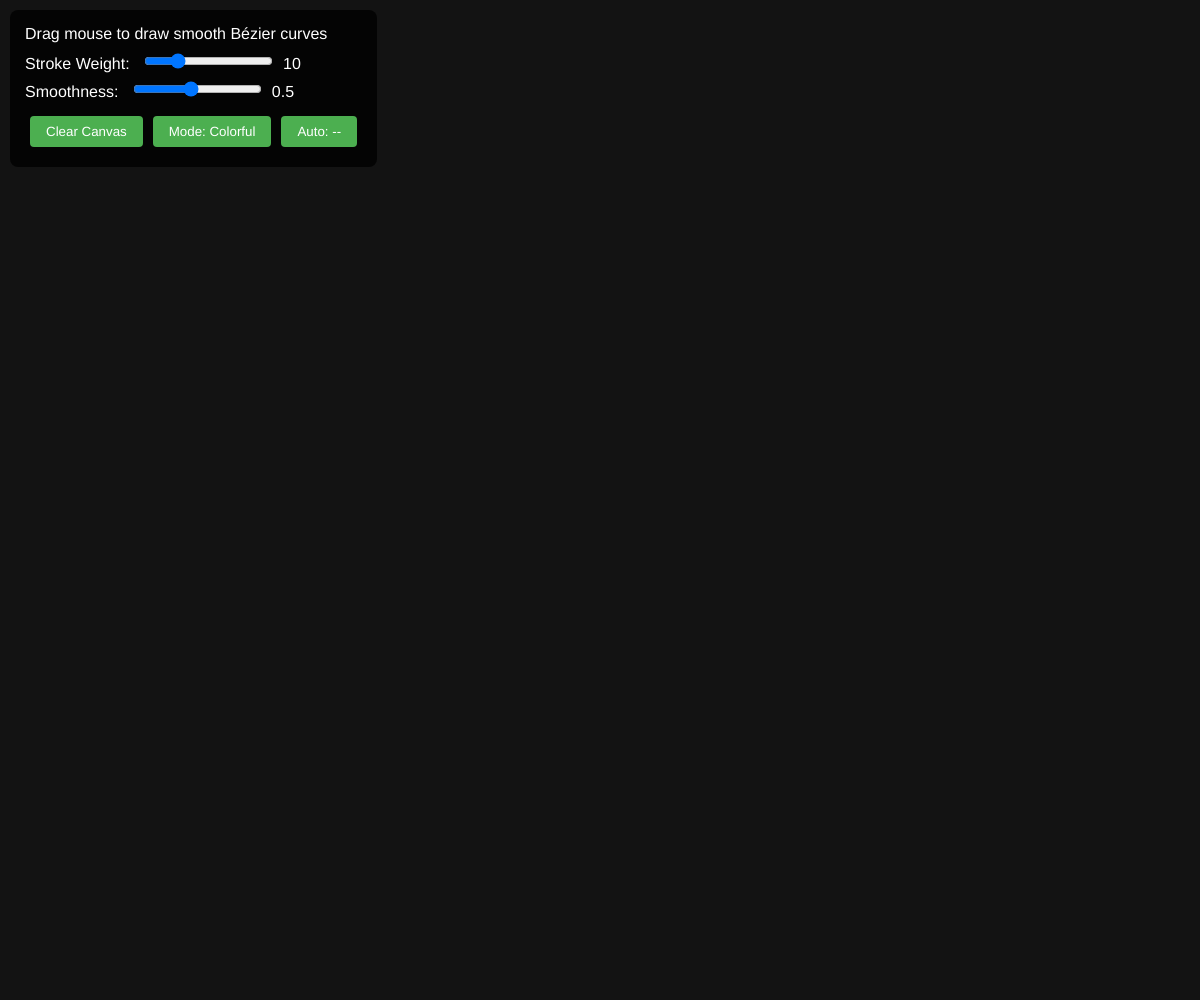
Frame 1 (no input)
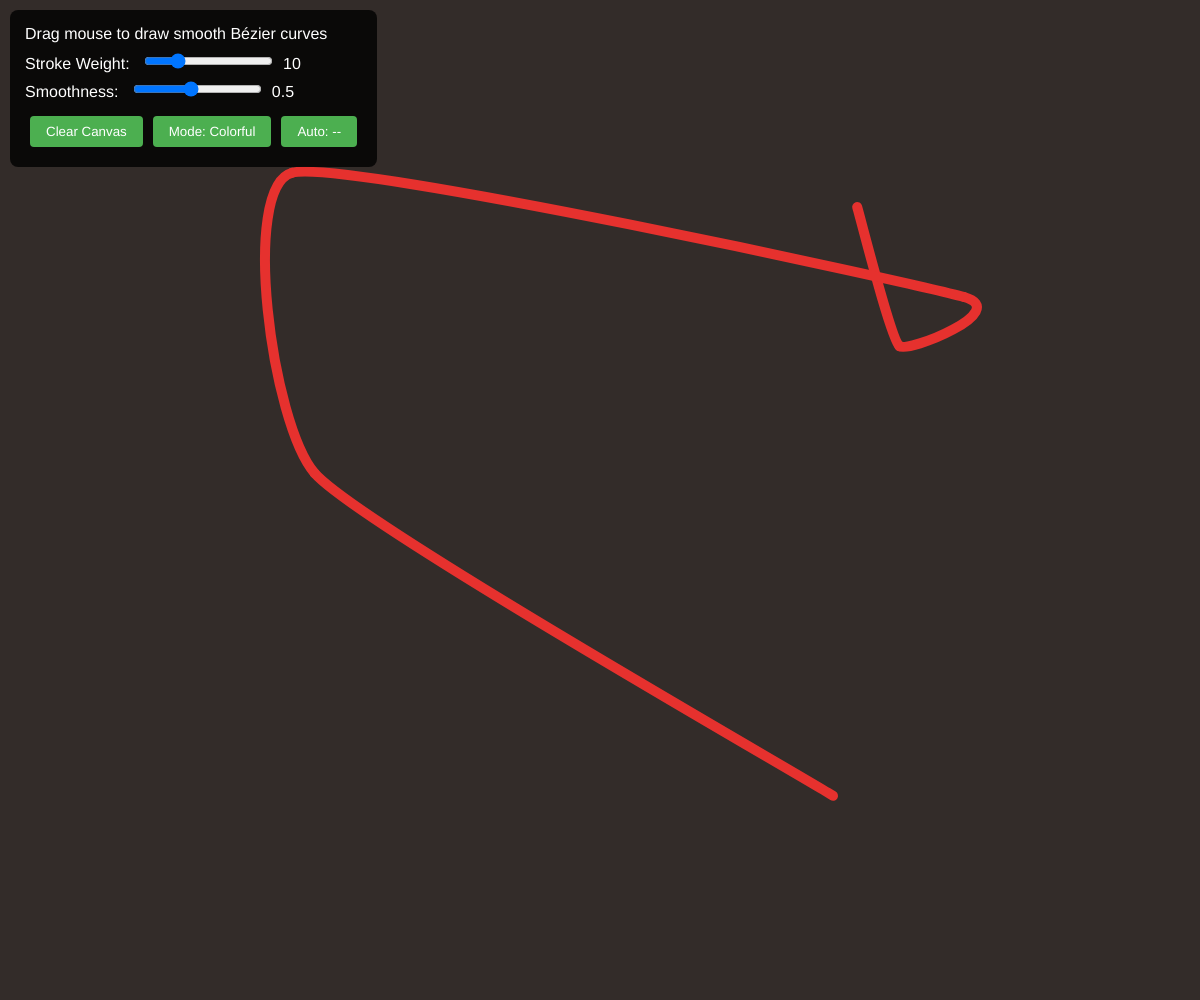
Frame 60 (no input)
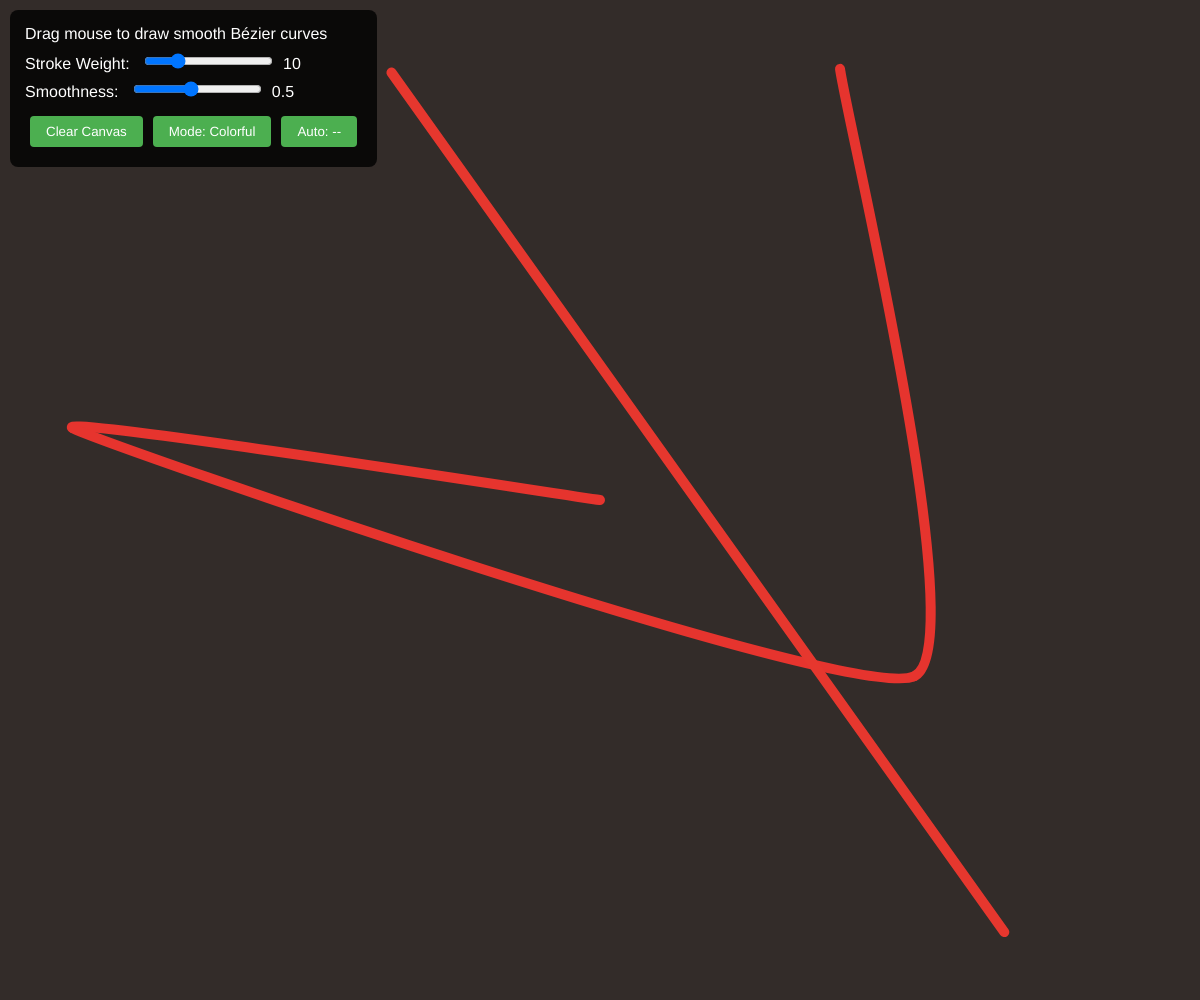
Frame 120 (the mouse pressed at the canvas centre since frame 60)

The p5.js sketch that drew these frames (run headless with seeded random() and noise() and a simulated clock; from frame 60 on, the mouse is pressed at the canvas centre):

// p5.js sketch
// ── sketch.js
// https://editor.p5js.org/jht9629-nyu/sketches/HLRNocFdW
// claude bezier draw dom v3
/*
p5js sketch using bezier curves to draw lines with mouse
no change in color when in colorful mode
Uncaught Error: Uncaught TypeError: colorMode is not a function
convert code to use p5 bezier function
convert to use p5 dom functions
*/

let paths = [];
let currentPath = [];
let isDrawing = false;
let strokeWeightSlider, smoothnessSlider;
let strokeWeightSpan, smoothnessSpan;
let clearButton, toggleButton;
let controlsDiv;
let isColorful = true;
let hueOffset = 0;
let isAutoMode = true;
let currentColor;

function setup() {
  createCanvas(windowWidth, windowHeight);
  colorMode(RGB, 255);
  background(20);

  // Create all UI elements using p5.js DOM functions
  setupUI();
}

function draw() {
  // Slight fade effect for trails
  background(20, 20, 20, 10);
  // rect(0, 0, width, height);

  if (isAutoMode && frameCount % 10 == 0) {
    if (!isDrawing) {
      start_draw(random(width), random(height));
    } else {
      if (frameCount % 100 == 0) {
        stop_draw();
      } else {
        draw_to(random(width), random(height));
      }
    }
  }

  // Draw all completed paths
  for (let path of paths) {
    drawBezierPath(path.points, path.color, path.weight);
  }

  // Draw current path being drawn
  if (currentPath.length > 1) {
    if (isColorful) {
      colorMode(HSB, 360, 100, 100);
      currentColor = color(hueOffset % 360, 80, 90);
      // currentColor = color((frameCount * 2 + hueOffset) % 360, 80, 90);
    } else {
      colorMode(RGB, 255);
      currentColor = color(255);
    }
    drawBezierPath(currentPath, currentColor, strokeWeightSlider.value());
  }
}

function drawBezierPath(points, strokeColor, weight) {
  if (points.length < 2) return;

  stroke(strokeColor);
  strokeWeight(weight);
  noFill();

  let smoothness = smoothnessSlider.value() / 10; // Convert to 0.1-1.0 range

  // For paths with only 2 points, draw a simple line
  if (points.length == 2) {
    line(points[0].x, points[0].y, points[1].x, points[1].y);
    return;
  }

  // Draw bezier curves between consecutive points
  for (let i = 0; i < points.length - 1; i++) {
    let p0, p1, p2, p3;

    // Get the four points needed for cubic bezier
    if (i == 0) {
      p0 = points[0];
      p1 = points[0];
      p2 = points[1];
      p3 = points.length > 2 ? points[2] : points[1];
    } else if (i == points.length - 2) {
      p0 = points[i - 1];
      p1 = points[i];
      p2 = points[i + 1];
      p3 = points[i + 1];
    } else {
      p0 = points[i - 1];
      p1 = points[i];
      p2 = points[i + 1];
      p3 = points[i + 2];
    }

    // Calculate control points for smooth cubic bezier
    let cp1x = p1.x + (p2.x - p0.x) * smoothness * 0.16;
    let cp1y = p1.y + (p2.y - p0.y) * smoothness * 0.16;
    let cp2x = p2.x - (p3.x - p1.x) * smoothness * 0.16;
    let cp2y = p2.y - (p3.y - p1.y) * smoothness * 0.16;

    // Draw the cubic bezier curve using p5.js bezier function
    bezier(p1.x, p1.y, cp1x, cp1y, cp2x, cp2y, p2.x, p2.y);
  }
}

function mousePressed() {
  // Only start drawing if not clicking on controls (rough area check)
  if (mouseX > 280 || mouseY > 160) {
    start_draw(mouseX, mouseY);
  }
}

function start_draw(x, y) {
  isDrawing = true;
  currentPath = [];
  currentPath.push({ x: x, y: y });
  // hueOffset = random(0, 360);
  hueOffset += 1;
}

function mouseDragged() {
  if (isDrawing && (mouseX > 280 || mouseY > 160)) {
    draw_to(mouseX, mouseY);
  }
}

function draw_to(x, y) {
  if (currentPath.length < 1) {
    currentPath.push({ x: x, y: y });
    return;
  }
  let lastPoint = currentPath[currentPath.length - 1];
  let distance = dist(x, y, lastPoint.x, lastPoint.y);
  if (distance > 5) {
    currentPath.push({ x: x, y: y });
  }
}

function mouseReleased() {
  stop_draw();
}

function stop_draw() {
  if (isDrawing && currentPath.length > 1) {
    paths.push({
      points: [...currentPath],
      color: currentColor,
      weight: strokeWeightSlider.value(),
    });
  }
  isDrawing = false;
  currentPath = [];
}

function windowResized() {
  resizeCanvas(windowWidth, windowHeight);
  background(20);
}

function clearCanvas() {
  paths = [];
  currentPath = [];
  background(20);
}

function toggleAutoMode() {
  isAutoMode = !isAutoMode;
  autoButton.html("Auto: " + (isAutoMode ? "On" : "Off"));
}

function toggleColorMode() {
  isColorful = !isColorful;
  toggleButton.html("Mode: " + (isColorful ? "Colorful" : "White"));
}

function setupUI() {
  // Main controls container
  controlsDiv = createDiv("");
  controlsDiv.position(10, 10);
  controlsDiv.style("background", "rgba(0,0,0,0.8)");
  controlsDiv.style("color", "white");
  controlsDiv.style("padding", "15px");
  controlsDiv.style("border-radius", "8px");
  controlsDiv.style("font-family", "Arial, sans-serif");

  // Title
  let title = createDiv("Drag mouse to draw smooth Bézier curves");
  title.parent(controlsDiv);
  title.style("margin-bottom", "10px");

  // Stroke weight controls
  let strokeDiv = createDiv("");
  strokeDiv.parent(controlsDiv);
  strokeDiv.style("margin", "8px 0");

  let strokeLabel = createSpan("Stroke Weight: ");
  strokeLabel.parent(strokeDiv);

  strokeWeightSlider = createSlider(1, 40, 10);
  strokeWeightSlider.parent(strokeDiv);
  strokeWeightSlider.style("margin", "0 10px");

  strokeWeightSpan = createSpan("10");
  strokeWeightSpan.parent(strokeDiv);

  // Update stroke weight display when slider changes
  strokeWeightSlider.input(() => {
    strokeWeightSpan.html(strokeWeightSlider.value());
  });

  // Smoothness controls
  let smoothDiv = createDiv("");
  smoothDiv.parent(controlsDiv);
  smoothDiv.style("margin", "8px 0");

  let smoothLabel = createSpan("Smoothness: ");
  smoothLabel.parent(smoothDiv);

  smoothnessSlider = createSlider(1, 10, 5);
  smoothnessSlider.parent(smoothDiv);
  smoothnessSlider.style("margin", "0 10px");

  smoothnessSpan = createSpan("0.5");
  smoothnessSpan.parent(smoothDiv);

  // Update smoothness display when slider changes
  smoothnessSlider.input(() => {
    let value = smoothnessSlider.value() / 10; // Convert to 0.1-1.0 range
    smoothnessSpan.html(value.toFixed(1));
  });

  // Button container
  let buttonDiv = createDiv("");
  buttonDiv.parent(controlsDiv);
  buttonDiv.style("margin-top", "10px");

  // Clear button
  clearButton = createButton("Clear Canvas");
  clearButton.parent(buttonDiv);
  clearButton.style("background", "#4CAF50");
  clearButton.style("color", "white");
  clearButton.style("border", "none");
  clearButton.style("padding", "8px 16px");
  clearButton.style("margin", "5px");
  clearButton.style("border-radius", "4px");
  clearButton.style("cursor", "pointer");
  clearButton.mousePressed(clearCanvas);

  // Mode toggle button
  toggleButton = createButton("Mode: Colorful");
  toggleButton.parent(buttonDiv);
  toggleButton.style("background", "#4CAF50");
  toggleButton.style("color", "white");
  toggleButton.style("border", "none");
  toggleButton.style("padding", "8px 16px");
  toggleButton.style("margin", "5px");
  toggleButton.style("border-radius", "4px");
  toggleButton.style("cursor", "pointer");
  toggleButton.mousePressed(toggleColorMode);

  // Auto toggle button
  autoButton = createButton("Auto: --");
  autoButton.parent(buttonDiv);
  autoButton.style("background", "#4CAF50");
  autoButton.style("color", "white");
  autoButton.style("border", "none");
  autoButton.style("padding", "8px 16px");
  autoButton.style("margin", "5px");
  autoButton.style("border-radius", "4px");
  autoButton.style("cursor", "pointer");
  autoButton.mousePressed(toggleAutoMode);
}

// https://editor.p5js.org/jht9629-nyu/sketches/nywPqiEH8
// claude bezier draw quadraticVertex

// https://editor.p5js.org/jht9629-nyu/sketches/fys4OYczY
// claude bezier draw v2
